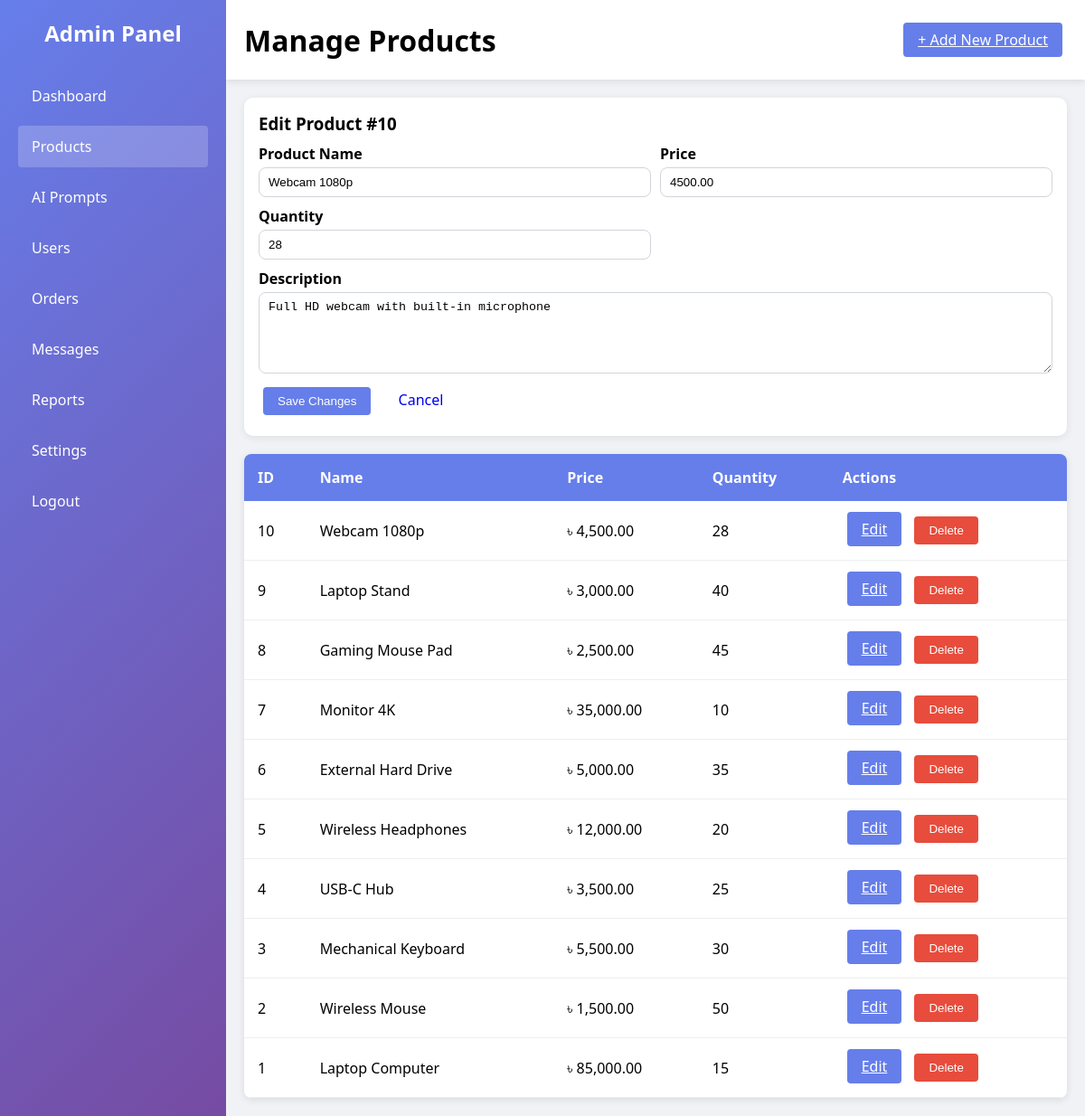
/admin/products.php?edit_id=10 (signed in), run on the app's committed database.
### tables this page shows
CREATE TABLE IF NOT EXISTS products (
    id INT AUTO_INCREMENT PRIMARY KEY,
    name VARCHAR(255) NOT NULL,
    description TEXT,
    price DECIMAL(10, 2) NOT NULL,
    quantity INT NOT NULL DEFAULT 0,
    image VARCHAR(255),
    category VARCHAR(100),
    sku VARCHAR(100) UNIQUE,
    created_at TIMESTAMP DEFAULT CURRENT_TIMESTAMP,
    updated_at TIMESTAMP DEFAULT CURRENT_TIMESTAMP ON UPDATE CURRENT_TIMESTAMP,
    INDEX idx_category (category),
    INDEX idx_price (price)
);

### admin/products.php (the view, shortened to what this page needs)
<?php
$db = new Database();
$conn = $db->getConnection();
$editingProduct = null;
if (isset($_GET['edit_id'])) {
    $editId = (int) $_GET['edit_id'];
    if ($editId > 0) {
        $stmt = $conn->prepare('SELECT id, name, description, price, quantity FROM products WHERE id = ? LIMIT 1');
        $stmt->bind_param('i', $editId);
        $stmt->execute();
        $result = $stmt->get_result();
        if ($result && $result->num_rows > 0) {
            $editingProduct = $result->fetch_assoc();
        }
    }
}
$products = array();
if ($conn) {
    $result = $conn->query("SELECT * FROM products ORDER BY id DESC LIMIT 50");
    if ($result) {
        while ($row = $result->fetch_assoc()) {
            $products[] = $row;
        }
    }
}
?>
<!DOCTYPE html>
<html>
<head>
    <link rel="stylesheet" href="css/admin.css">
</head>
<body>
    <div class="admin-container">
        <nav class="admin-sidebar" id="admin-sidebar">
            <div class="admin-logo">
                <h2>Admin Panel</h2>
            </div>
            <ul class="menu">
                <li><a href="index.php">Dashboard</a></li>
                <li><a href="products.php" class="active">Products</a></li>
                <li><a href="ai-prompts.php">AI Prompts</a></li>
                <li><a href="user.php">Users</a></li>
                <li><a href="orders.php">Orders</a></li>
                <li><a href="support-messages.php">Messages</a></li>
                <li><a href="reports.php">Reports</a></li>
                <li><a href="settings.php">Settings</a></li>
                <li><a href="logout.php">Logout</a></li>
            </ul>
        </nav>
        <div class="admin-main">
            <header class="admin-header">
                <h1>Manage Products</h1>
                <a href="../products/add.php" class="btn btn-primary">+ Add New Product</a>
            </header>
            <main class="admin-content">
                <?php if ($editingProduct): ?>
                    <form class="edit-form" method="POST">
                        <h3 style="margin-bottom: 10px;">Edit Product #<?php echo (int) $editingProduct['id']; ?></h3>
                        <div class="edit-grid">
                            <div>
                                <label for="name">Product Name</label>
                                <input id="name" name="name" type="text" value="<?php echo htmlspecialchars($editingProduct['name']); ?>" required>
                            </div>
                            <div>
                                <label for="price">Price</label>
                                <input id="price" name="price" type="number" step="0.01" min="0.01" value="<?php echo htmlspecialchars((string) $editingProduct['price']); ?>" required>
                            </div>
                            <div>
                                <label for="quantity">Quantity</label>
                                <input id="quantity" name="quantity" type="number" min="0" value="<?php echo (int) $editingProduct['quantity']; ?>" required>
                            </div>
                            <div class="full-col">
                                <label for="description">Description</label>
                                <textarea id="description" name="description"><?php echo htmlspecialchars((string) $editingProduct['description']); ?></textarea>
                            </div>
                        </div>
                        <button class="btn btn-primary" type="submit">Save Changes</button>
                        <a class="btn" href="products.php" style="text-decoration:none;display:inline-block;">Cancel</a>
                    </form>
                <?php endif; ?>
                <table>
                    <thead>
                        <tr>
                            <th>ID</th>
                            <th>Name</th>
                            <th>Price</th>
                            <th>Quantity</th>
                            <th>Actions</th>
                        </tr>
                    </thead>
                    <tbody>
                        <?php if (count($products) > 0): ?>
                            <?php foreach ($products as $product): ?>
                            <tr>
                                <td><?php echo $product['id']; ?></td>
                                <td><?php echo htmlspecialchars($product['name']); ?></td>
                                <td>৳ <?php echo number_format($product['price'], 2); ?></td>
                                <td><?php echo $product['quantity']; ?></td>
                                <td>
                                    <a class="btn btn-primary" href="products.php?edit_id=<?php echo (int) $product['id']; ?>">Edit</a>
                                    <form class="action-inline" method="POST" onsubmit="return confirm('Delete this product?');">
                                        <button class="btn btn-danger" type="submit">Delete</button>
                                    </form>
                                </td>
                            </tr>
                            <?php endforeach; ?>
                        <?php else: ?>
                            <tr>
                                <td colspan="5" style="text-align: center;">No products found</td>
                            </tr>
                        <?php endif; ?>
                    </tbody>
                </table>
            </main>
        </div>
    </div>
</body>
</html>

### admin/css/admin.css (style rules this page uses)
* { margin: 0; padding: 0; box-sizing: border-box; }
body { font-family: 'Segoe UI', Tahoma, Geneva, Verdana, sans-serif; background-color: #f0f2f5; }
.admin-container { display: flex; height: 100vh; position: relative; }
.admin-sidebar { width: 250px; background: linear-gradient(135deg, #667eea 0%, #764ba2 100%); color: white; padding: 20px; overflow-y: auto; }
.admin-logo h2 { margin-bottom: 30px; text-align: center; font-size: 24px; }
.menu { list-style: none; }
.menu li { margin-bottom: 10px; }
.menu a { color: white; text-decoration: none; display: block; padding: 12px 15px; border-radius: 4px; transition: background-color 0.3s ease; }
.menu a:hover, .menu a.active { background-color: rgba(255, 255, 255, 0.2); }
.admin-main { flex: 1; display: flex; flex-direction: column; overflow: hidden; }
.admin-header { background: white; padding: 20px; box-shadow: 0 2px 8px rgba(0,0,0,0.1); display: flex; justify-content: space-between; align-items: center; }
.admin-content { flex: 1; padding: 20px; overflow-y: auto; }
table { width: 100%; border-collapse: collapse; background: white; margin-top: 20px; border-radius: 8px; overflow: hidden; box-shadow: 0 2px 8px rgba(0,0,0,0.1); }
th { background-color: #667eea; color: white; padding: 15px; text-align: left; }
td { padding: 12px 15px; border-bottom: 1px solid #eee; }
.btn { padding: 8px 16px; border: none; border-radius: 4px; cursor: pointer; margin: 5px; }
.btn-primary { background-color: #667eea; color: white; }
.btn-danger { background-color: #e74c3c; color: white; }

### admin/products.php (style rules this page uses)
.edit-form { background: #ffffff; border-radius: 10px; box-shadow: 0 2px 10px rgba(0,0,0,0.08); padding: 16px; margin-bottom: 16px; }
.edit-grid { display: grid; grid-template-columns: repeat(2, minmax(0, 1fr)); gap: 10px; }
.edit-form label { display: block; margin-bottom: 4px; font-weight: 600; }
.edit-form input, .edit-form textarea { width: 100%; border: 1px solid #d1d5db; border-radius: 8px; padding: 8px 10px; }
.edit-form textarea { min-height: 90px; resize: vertical; }
.full-col { grid-column: 1 / -1; }
.action-inline { display: inline-block; margin: 0; }

### data on the page
products: id "10", name "Webcam 1080p", price "4500.00", quantity "28", description "Full HD webcam with built-in microphone", price "4,500.00"
products: id "9", name "Laptop Stand", price "3,000.00", quantity "40"
products: id "8", name "Gaming Mouse Pad", price "2,500.00", quantity "45"
products: id "7", name "Monitor 4K", price "35,000.00", quantity "10"
products: id "6", name "External Hard Drive", price "5,000.00", quantity "35"
products: id "5", name "Wireless Headphones", price "12,000.00", quantity "20"
products: id "4", name "USB-C Hub", price "3,500.00", quantity "25"
products: id "3", name "Mechanical Keyboard", price "5,500.00", quantity "30"
products: id "2", name "Wireless Mouse", price "1,500.00", quantity "50"
products: id "1", name "Laptop Computer", price "85,000.00", quantity "15"
